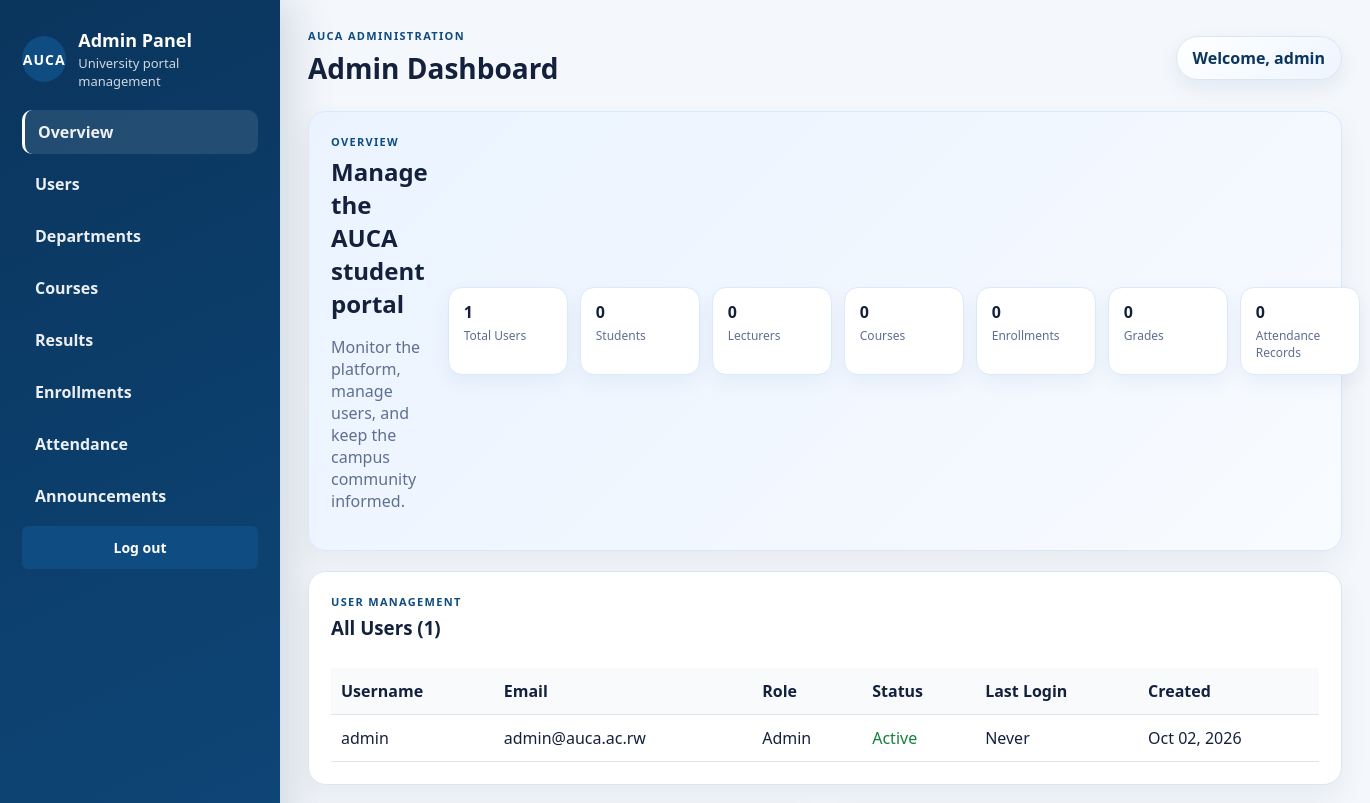
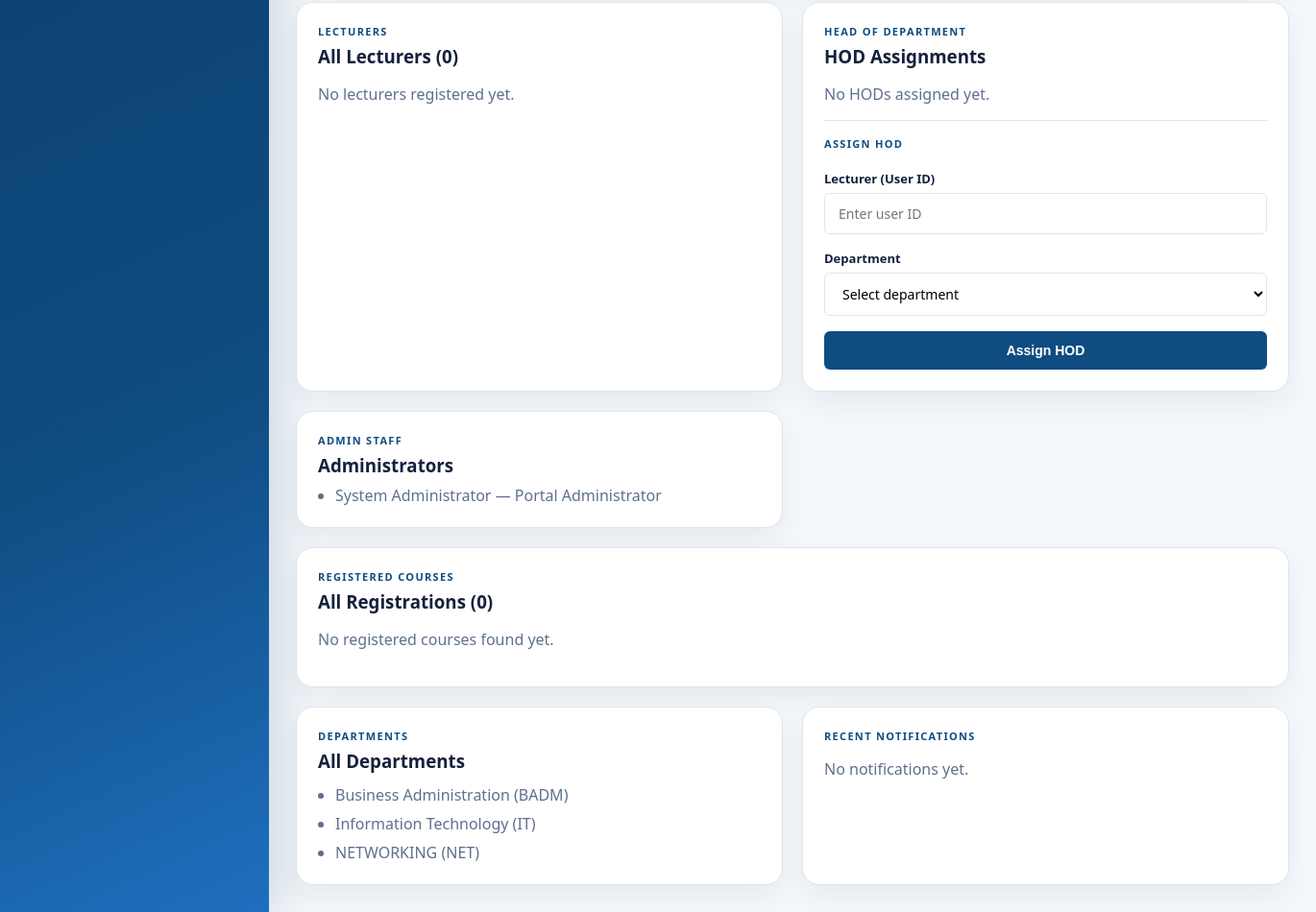
Page /admin/dashboard.php (signed in) on the committed database (2 pictures, top to bottom).
### tables this page shows
CREATE TABLE users (
    user_id INT AUTO_INCREMENT PRIMARY KEY,
    username VARCHAR(50) NOT NULL UNIQUE,
    email VARCHAR(150) NOT NULL UNIQUE,
    password_hash VARCHAR(255) NOT NULL,
    role ENUM('student','admin','hod','lecturer') NOT NULL DEFAULT 'student',
    status ENUM('active','inactive','suspended') NOT NULL DEFAULT 'active',
    reset_token VARCHAR(255) DEFAULT NULL,
    reset_token_expires DATETIME DEFAULT NULL,
    last_login DATETIME DEFAULT NULL,
    created_at TIMESTAMP DEFAULT CURRENT_TIMESTAMP
);

CREATE TABLE departments (
    department_id INT AUTO_INCREMENT PRIMARY KEY,
    department_name VARCHAR(100) NOT NULL,
    department_code VARCHAR(10) NOT NULL UNIQUE,
    created_at TIMESTAMP DEFAULT CURRENT_TIMESTAMP
);

### includes/Session.PHP (called while the page is built, shortened)
<?php
function e(?string $value): string {
    return htmlspecialchars($value ?? '', ENT_QUOTES, 'UTF-8');
}

### admin/dashboard.php (the view, shortened to what this page needs)
<?php
require_once __DIR__ . '/../includes/session.php';
require_once __DIR__ . '/../includes/db.php';
$userName = $_SESSION['full_name'] ?? ($_SESSION['username'] ?? 'Admin');
$stats = [];
$r = @mysqli_query($conn, "SELECT role, COUNT(*) AS total FROM users GROUP BY role");
if ($r) {
    while ($row = mysqli_fetch_assoc($r)) {
        $stats[$row['role']] = (int)$row['total'];
    }
}
$totalUsers = array_sum($stats);
$totalStudents = $stats['student'] ?? 0;
$totalLecturers = $stats['lecturer'] ?? 0;
$totalCourses = 0;
$r5 = @mysqli_query($conn, 'SELECT COUNT(*) AS total FROM courses');
if ($r5) { $totalCourses = (int)(mysqli_fetch_assoc($r5)['total'] ?? 0); }
$totalRegistrations = 0;
$r7 = @mysqli_query($conn, "SELECT COUNT(*) AS total FROM registrations WHERE status = 'registered'");
if ($r7) { $totalRegistrations = (int)(mysqli_fetch_assoc($r7)['total'] ?? 0); }
$totalResults = 0;
$r8 = @mysqli_query($conn, "SELECT COUNT(*) AS total, SUM(CASE WHEN published = 1 THEN 1 ELSE 0 END) AS pub, SUM(CASE WHEN published = 0 THEN 1 ELSE 0 END) AS unp FROM results");
if ($r8) { $row = mysqli_fetch_assoc($r8); $totalResults = (int)($row['total'] ?? 0); $publishedResults = (int)($row['pub'] ?? 0); $unpublishedResults = (int)($row['unp'] ?? 0); }
$totalAttendance = 0;
$r9 = @mysqli_query($conn, "SELECT COUNT(*) AS total FROM attendance");
if ($r9) { $totalAttendance = (int)(mysqli_fetch_assoc($r9)['total'] ?? 0); }
$allUsers = [];
$r = @mysqli_query($conn, "SELECT u.user_id, u.username, u.email, u.role, u.status, u.last_login, u.created_at FROM users u ORDER BY u.role, u.username");
if ($r) {
    while ($row = mysqli_fetch_assoc($r)) {
        $allUsers[] = $row;
    }
}
$allLecturers = [];
$hodAssignments = [];
$departments = [];
$r = @mysqli_query($conn, "SELECT department_id, department_name, department_code FROM departments ORDER BY department_name");
if ($r) {
    while ($row = mysqli_fetch_assoc($r)) {
        $departments[] = $row;
    }
}
$registeredCourses = [];
$staffMembers = [];
$r = @mysqli_query($conn, 'SELECT first_name, last_name, position FROM admins ORDER BY first_name, last_name LIMIT 6');
if ($r) {
    while ($row = mysqli_fetch_assoc($r)) {
        $staffMembers[] = $row;
    }
}
$notifications = [];
?>
<!DOCTYPE html>
<html lang="en">
<head>
    <link rel="stylesheet" href="../css/style.css">
</head>
<body class="dashboard-body">
    <div class="dashboard-shell">
        <aside class="dashboard-sidebar">
            <div class="sidebar-brand">
                <div class="auth-logo-circle" style="margin:0; width:46px; height:46px;">AUCA</div>
                <div>
                    <h2>Admin Panel</h2>
                    <p>University portal management</p>
                </div>
            </div>
            <nav class="dashboard-nav">
                <a class="dashboard-nav-link active" href="dashboard.php">Overview</a>
                <a class="dashboard-nav-link" href="users.php">Users</a>
                <a class="dashboard-nav-link" href="departments.php">Departments</a>
                <a class="dashboard-nav-link" href="courses.php">Courses</a>
                <a class="dashboard-nav-link" href="results.php">Results</a>
                <a class="dashboard-nav-link" href="enrollments.php">Enrollments</a>
                <a class="dashboard-nav-link" href="attendance.php">Attendance</a>
                <a class="dashboard-nav-link" href="announcements.php">Announcements</a>
                <a href="../logout.php" class="btn btn-primary btn-block">Log out</a>
            </nav>
        </aside>
        <main class="dashboard-main">
            <div class="dashboard-header">
                <div>
                    <p class="eyebrow">AUCA administration</p>
                    <h1>Admin Dashboard</h1>
                </div>
                <div class="dashboard-chip">Welcome, <?= e($userName) ?></div>
            </div>
            <div class="dashboard-grid">
                <section class="dashboard-card hero-card">
                    <div>
                        <p class="eyebrow">Overview</p>
                        <h2 style="margin: 0 0 8px;">Manage the AUCA student portal</h2>
                        <p class="muted">Monitor the platform, manage users, and keep the campus community informed.</p>
                    </div>
                    <div class="hero-metrics">
                        <div>
                            <strong><?= $totalUsers ?></strong>
                            <span>Total Users</span>
                        </div>
                        <div>
                            <strong><?= $totalStudents ?></strong>
                            <span>Students</span>
                        </div>
                        <div>
                            <strong><?= $totalLecturers ?></strong>
                            <span>Lecturers</span>
                        </div>
                        <div>
                            <strong><?= $totalCourses ?></strong>
                            <span>Courses</span>
                        </div>
                        <div>
                            <strong><?= $totalRegistrations ?></strong>
                            <span>Enrollments</span>
                        </div>
                        <div>
                            <strong><?= $totalResults ?></strong>
                            <span>Grades</span>
                        </div>
                        <div>
                            <strong><?= $totalAttendance ?></strong>
                            <span>Attendance Records</span>
                        </div>
                    </div>
                </section>
                <section class="dashboard-card" id="users-section" style="grid-column: span 2;">
                    <p class="eyebrow">User Management</p>
                    <h3 style="margin: 0 0 12px;">All Users (<?= $totalUsers ?>)</h3>
                    <?php if (!empty($allUsers)) : ?>
                        <div style="overflow-x: auto;">
                            <table class="student-table">
                                <thead>
                                    <tr>
                                        <th>Username</th>
                                        <th>Email</th>
                                        <th>Role</th>
                                        <th>Status</th>
                                        <th>Last Login</th>
                                        <th>Created</th>
                                    </tr>
                                </thead>
                                <tbody>
                                    <?php foreach ($allUsers as $u) : ?>
                                        <tr>
                                            <td><?= e($u['username']) ?></td>
                                            <td><?= e($u['email']) ?></td>
                                            <td><span style="text-transform: capitalize;"><?= e($u['role']) ?></span></td>
                                            <td><span style="text-transform: capitalize; color: <?= $u['status'] === 'active' ? '#15803d' : '#dc2626' ?>;"><?= e($u['status']) ?></span></td>
                                            <td><?= e($u['last_login'] ? date('M d, Y H:i', strtotime($u['last_login'])) : 'Never') ?></td>
                                            <td><?= e(date('M d, Y', strtotime($u['created_at']))) ?></td>
                                        </tr>
                                    <?php endforeach; ?>
                                </tbody>
                            </table>
                        </div>
                    <?php else : ?>
                        <p class="muted">No users found.</p>
                    <?php endif; ?>
                </section>
                <section class="dashboard-card" id="lecturers-section">
                    <p class="eyebrow">Lecturers</p>
                    <h3 style="margin: 0 0 12px;">All Lecturers (<?= count($allLecturers) ?>)</h3>
                    <?php if (!empty($allLecturers)) : ?>
                        <ul class="dashboard-list">
                            <?php foreach ($allLecturers as $l) : ?>
                                <li><?= e($l['first_name'] . ' ' . $l['last_name']) ?><?php if (!empty($l['title'])) : ?> — <?= e($l['title']) ?><?php endif; ?><?php if (!empty($l['department_name'])) : ?> (<?= e($l['department_name']) ?>)<?php endif; ?></li>
                            <?php endforeach; ?>
                        </ul>
                    <?php else : ?>
                        <p class="muted">No lecturers registered yet.</p>
                    <?php endif; ?>
                </section>
                <section class="dashboard-card" id="hod-section">
                    <p class="eyebrow">Head of Department</p>
                    <h3 style="margin: 0 0 12px;">HOD Assignments</h3>
                    <?php if (!empty($hodAssignments)) : ?>
                        <ul class="dashboard-list">
                            <?php foreach ($hodAssignments as $h) : ?>
                                <li><strong><?= e($h['first_name'] . ' ' . $h['last_name']) ?></strong> — <?= e($h['department_name']) ?></li>
                            <?php endforeach; ?>
                        </ul>
                    <?php else : ?>
                        <p class="muted">No HODs assigned yet.</p>
                    <?php endif; ?>
                    <div style="margin-top: 16px; padding-top: 16px; border-top: 1px solid var(--color-border);">
                        <p class="eyebrow" style="margin-bottom: 8px;">Assign HOD</p>
                        <form method="POST" class="auth-form">
                            <div class="form-group">
                                <label for="hod_user_id">Lecturer (User ID)</label>
                                <input type="number" id="hod_user_id" name="user_id" required placeholder="Enter user ID">
                            </div>
                            <div class="form-group">
                                <label for="hod_dept_id">Department</label>
                                <select id="hod_dept_id" name="department_id" required>
                                    <option value="">Select department</option>
                                </select>
                            </div>
                            <button type="submit" class="btn btn-primary">Assign HOD</button>
                        </form>
                    </div>
                </section>
                <section class="dashboard-card">
                    <p class="eyebrow">Admin Staff</p>
                    <h3 style="margin: 0 0 8px;">Administrators</h3>
                    <?php if (!empty($staffMembers)) : ?>
                        <ul class="dashboard-list">
                            <?php foreach ($staffMembers as $staff) : ?>
                                <?php $staffName = trim(($staff['first_name'] ?? '') . ' ' . ($staff['last_name'] ?? '')); ?>
                                <li><?= e($staffName) ?><?php if (!empty($staff['position'])) : ?> — <?= e($staff['position']) ?><?php endif; ?></li>
                            <?php endforeach; ?>
                        </ul>
                    <?php else : ?>
                        <p class="muted">No staff records found.</p>
                    <?php endif; ?>
                </section>
                <section class="dashboard-card" id="courses-section" style="grid-column: span 2;">
                    <p class="eyebrow">Registered Courses</p>
                    <h3 style="margin: 0 0 12px;">All Registrations (<?= count($registeredCourses) ?>)</h3>
                    <?php if (!empty($registeredCourses)) : ?>
                        <div style="overflow-x: auto;">
                            <table class="student-table">
                                <thead>
                                    <tr>
                                        <th>Code</th>
                                        <th>Course</th>
                                        <th>Credits</th>
                                        <th>Semester</th>
                                        <th>Year</th>
                                    </tr>
                                </thead>
                                <tbody>
                                    <?php foreach ($registeredCourses as $course) : ?>
                                        <tr>
                                            <td><?= e($course['course_code']) ?></td>
                                            <td><?= e($course['course_name']) ?></td>
                                            <td><?= e((string)$course['credits']) ?></td>
                                            <td><?= e($course['semester']) ?></td>
                                            <td><?= e($course['academic_year']) ?></td>
                                        </tr>
                                    <?php endforeach; ?>
                                </tbody>
                            </table>
                        </div>
                    <?php else : ?>
                        <p class="muted">No registered courses found yet.</p>
                    <?php endif; ?>
                </section>
                <section class="dashboard-card" id="departments-section">
                    <p class="eyebrow">Departments</p>
                    <h3 style="margin: 0 0 12px;">All Departments</h3>
                    <?php if (!empty($departments)) : ?>
                        <ul class="dashboard-list">
                            <?php foreach ($departments as $d) : ?>
                                <li><?= e($d['department_name']) ?> (<?= e($d['department_code']) ?>)</li>
                            <?php endforeach; ?>
                        </ul>
                    <?php else : ?>
                        <p class="muted">No departments found.</p>
                    <?php endif; ?>
                </section>
                <section class="dashboard-card">
                    <p class="eyebrow">Recent Notifications</p>
                    <?php if (!empty($notifications)) : ?>
                        <ul class="dashboard-list">
                            <?php foreach ($notifications as $n) : ?>
                                <li><strong><?= e($n['title']) ?></strong> — <?= e(mb_strimwidth($n['message'], 0, 60, '...')) ?> (<?= e($n['target_role']) ?>)</li>
                            <?php endforeach; ?>
                        </ul>
                    <?php else : ?>
                        <p class="muted">No notifications yet.</p>
                    <?php endif; ?>
                </section>
            </div>
        </main>
    </div>
</body>
</html>

### rows in the picture
users: username "admin", email "admin@auca.ac.rw", role "Admin", status "Active", last_login "Never", created_at "Oct 02, 2026"
departments: department_name "Business Administration", department_code "BADM"
departments: department_name "Information Technology", department_code "IT"
departments: department_name "NETWORKING", department_code "NET"

### other values in the picture
$userName "admin"
$totalUsers "1"
$totalStudents "0"
$totalLecturers "0"
$totalCourses "0"
$totalRegistrations "0"
$totalResults "0"
$totalAttendance "0"
count($allLecturers) "0"
$staffName "System Administrator"
$staff['position'] "Portal Administrator"
count($registeredCourses) "0"
